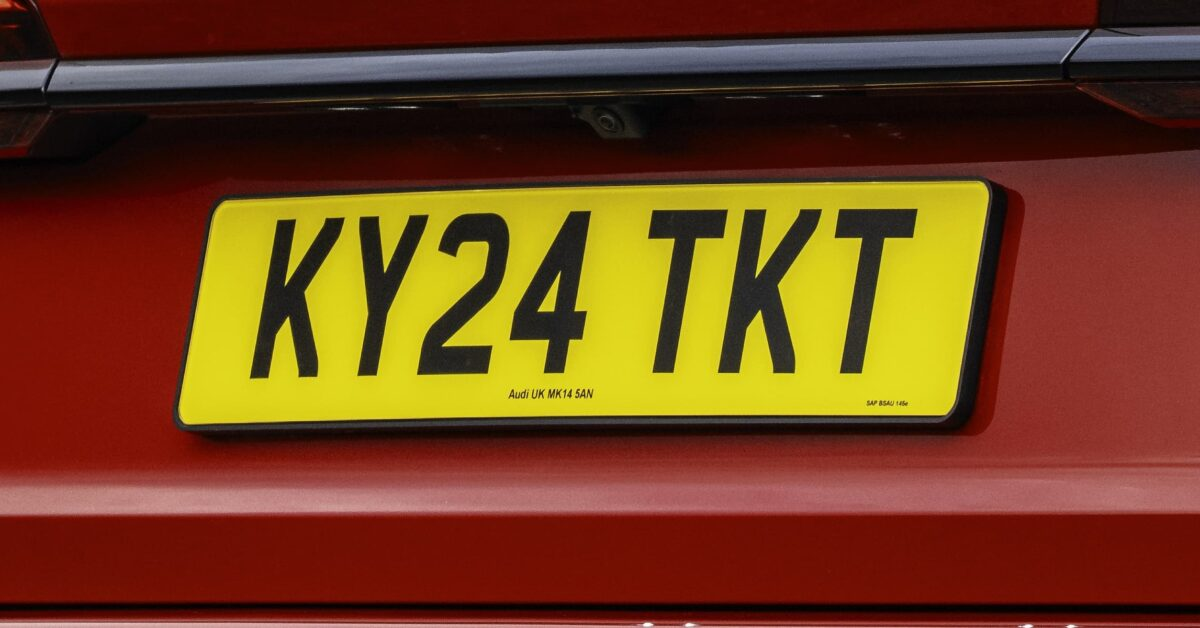
#> input picture parking_node/sample_reg.png, 1200 x 628 px, found by its file name
$ python parking_script.py
#> lines starting #> are read from the running program, lines starting #| are printed output that depends on the picture
### parking_node/parking_node.py
from concurrent.futures import ThreadPoolExecutor
from enum import Enum
from helper.observation import Observation
# from helper.sensor import SensorNode

import easyocr
import numpy as np
# import RPi.GPIO as GPIO
import cv2
import imutils
import time
import os
import queue

'''
# Enum representing the "previous" state of the distance sensor
# Prevents spammed photographs of the same car
'''
class CarSensorState(Enum):
    CAR = 1
    NO_CAR = 0

'''
# Parking node is a combination of an ultrasonic distance sensor and camera
# Node's aim is to:
#   - Detect the approach of a vehicle
#   - Scan its registration and perform OCR to get the registration text
#   - Send registration via MQTT
'''
class ParkingNode:
    """
    # Constructor
    """
    def __init__(self):
        self.name = "Parking node"
        # super().__init__(someCameraObject)
        # super().mqtt_setup(f"{self.deployment_id}/parking")
        self.observed_property = "Car registration"
        self.state = CarSensorState.NO_CAR
        self.dist_threshold = None
        self.GPIO_TRIG = 7
        self.GPIO_ECHO = 11

        # A queue of registrations scanned from images, to be sent via MQTT
        self.results = queue.Queue()

    """
    # Calibration function
    # Specify how close a vehicle will be when the camera activates
    """
    def calibrate(self):
        self.dist_threshold = float(input("How close is a car to the motion sensor when at rest? "))
#> the answer given: 100
        #GPIO.setup(self.GPIO_TRIG, GPIO.OUT)
		#GPIO.setup(self.GPIO_ECHO, GPIO.IN)

    '''
    # Observation function
    # Check a distance sensor for the presence of a new vehicle
    # Capture image (or use sample) & process in a separate thread
    '''
    def observe(self):
        print("Measuring distance...")
        executor = ThreadPoolExecutor(max_workers=1)

        while True:
            # dist = self.ultrasonic_measure()
            # Simulate a car for now
            dist = 20

            # If a car has appeared and stopped at the barrier, start the registration reading process
            if dist<150 and self.state == CarSensorState.NO_CAR:
                print("Detected a car!")
                self.state = CarSensorState.CAR

                executor.submit(self.get_registration)

            elif dist>150 and self.state == CarSensorState.CAR:
                self.state = CarSensorState.NO_CAR

            # See if there are any results waiting for MQTT send
            try:
                reg = self.results.get_nowait()
                print("A result has been processed and is waiting in the queue for MQTT send")
                # publish etc

            except queue.Empty:
                print("The results queue is still empty, nothing to send")
                pass

            time.sleep(1)
#> this loop made 1 pass
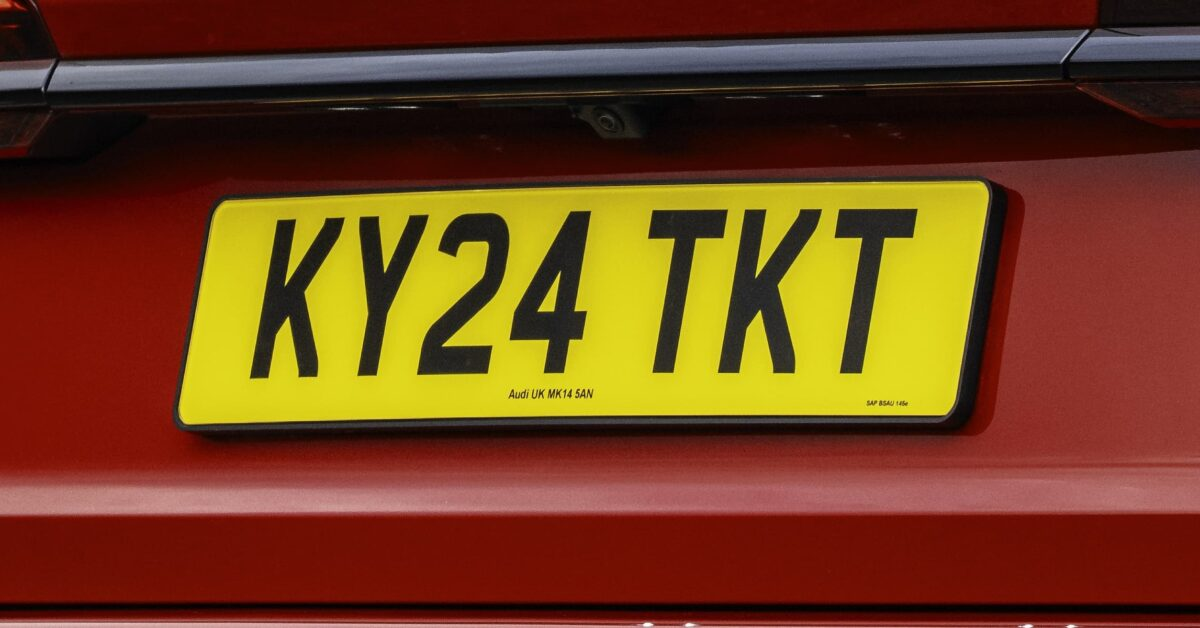
#> input picture parking_node/sample_reg.png, 1200 x 628 px, found by its file name
#> pass 1, in get_registration, `img = cv2.imread(os.getcwd()+r"\parking_node\sample_reg.png", cv2.IMRE..`:
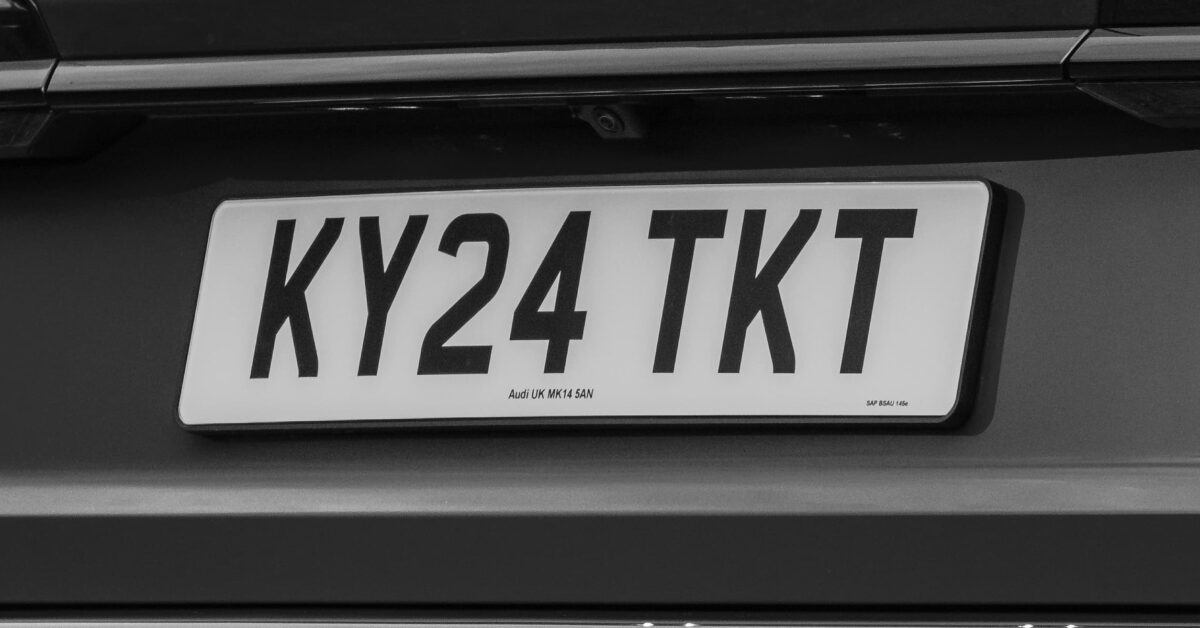
#> img: shape (628, 1200); min 0, max 255, mean 74.7
#> pass 1, in get_registration, `edges = cv2.Canny(blurred, 30, 200)`:
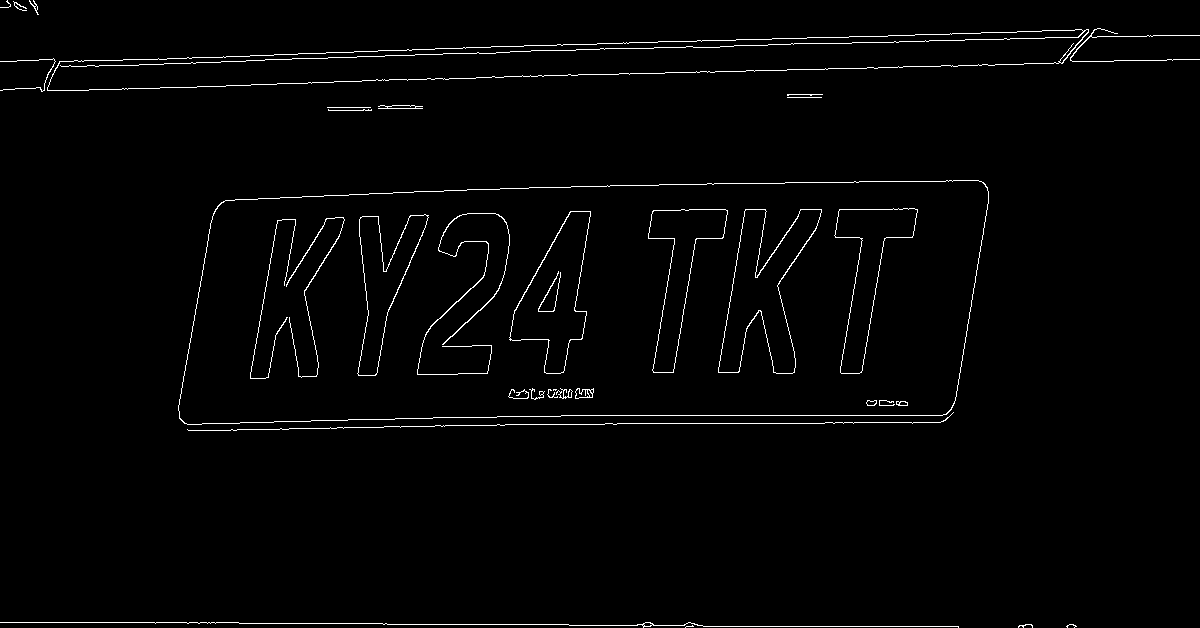
#> edges: shape (628, 1200); 1.7% white in thin lines or dots
#> pass 1, in get_registration, `extract_plate = cv2.bitwise_and(img, mask)`:
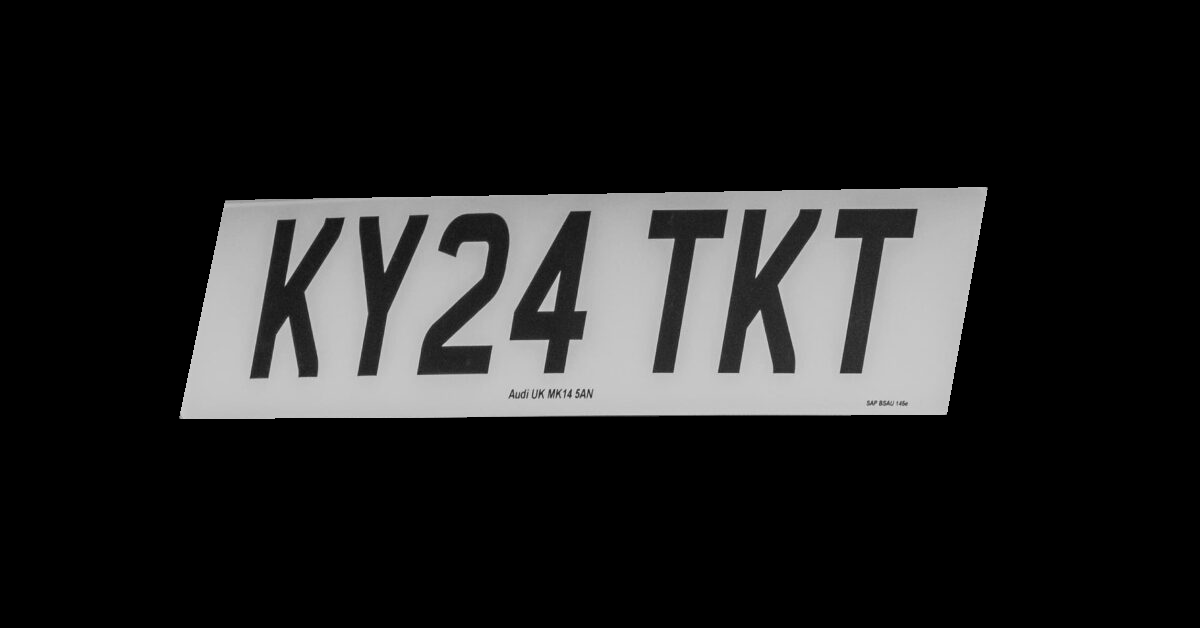
#> extract_plate: shape (628, 1200); min 0, max 222, mean 34.1

    '''
    # Image processing function
    # Noise reduction, edge detection, detect contours & extract the rectangular part
    # (in context, the rectangle will be the license plate)
    # Do OCR on license plate, add to queue
    '''
    def get_registration(self):
        print("Getting a registration...")

        # Load the image as greyscale
        img = cv2.imread(os.getcwd()+r"\parking_node\sample_reg.png", cv2.IMREAD_GRAYSCALE)

        # Tidy up the image: blurring and edge detection
        blurred = cv2.GaussianBlur(img, (5, 5), 0)
        edges = cv2.Canny(blurred, 30, 200)

        # Extract the set of contours and store the 10 largest (ignore the junk/small shapes)
        contours = imutils.grab_contours(cv2.findContours(edges, cv2.RETR_TREE, cv2.CHAIN_APPROX_SIMPLE))
        contours = sorted(contours, key=cv2.contourArea, reverse=True)[:10]
        plateContour = None

        for contour in contours:
            # Calculate the perimeter of the contour
            p = cv2.arcLength(contour, True)

            # Create an approximation (simplify the perimeter contour - usually into a rectangle)
            approx = cv2.approxPolyDP(contour, 0.018 * p, True)

            # If the approximation contour has 4 points, treat it as a license plate
            if len(approx) == 4:
                plateContour = approx
                break

        # Keep only the area within the contour
        if plateContour is not None:
            print("Found a rectangular contour!")
            mask = np.zeros_like(img)
            cv2.drawContours(mask, [plateContour], 0, (255, 255, 255), -1)
            extract_plate = cv2.bitwise_and(img, mask)

            # OCR to get the text of the registration
            reader = easyocr.Reader(["en"])
            result = reader.readtext(extract_plate)

            print(f"Registration is... {result[0][1]}")

            # Add to list of results
            self.results.put(result)


    # [12 lines left out: function ultrasonic_measure, not called in this run]

### parking_script.py
import parking_node.parking_node as parking

'''
# Script to create a Parking Node object, calibrate and run it
'''
parking_node = parking.ParkingNode()
parking_node.calibrate()
parking_node.observe()
#> (the call stopped at in get_registration, `reader = easyocr.Reader(["en"])`: easyocr is not available in this run)
